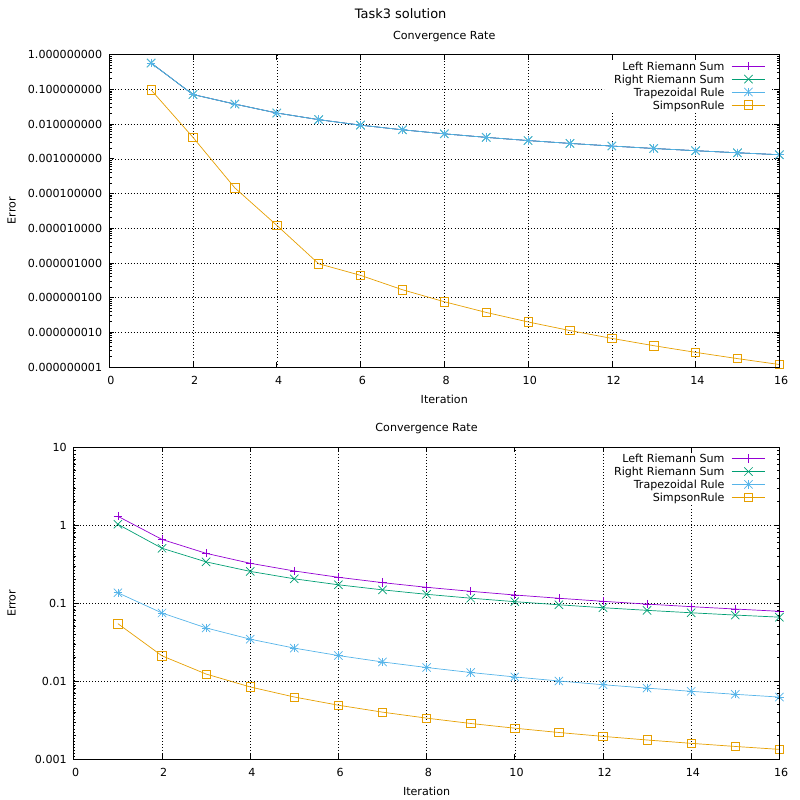

This chart was generated by the following gnuplot code:
#set terminal dumb #lol
#set terminal pdf size 8, 8
#set output 'convergenceRate.pdf'

set datafile separator ","

set multiplot layout 2, 1 title "Task3 solution" font ",14"

set grid

set title 'Convergence Rate'
set xlabel 'Iteration'
set ylabel 'Error' 

set logscale y

plot \
'f1.csv' u ($0+1):1 w lp title 'Left Riemann Sum',\
'f1.csv' u ($0+1):2 w lp title 'Right Riemann Sum',\
'f1.csv' u ($0+1):3 w lp title 'Trapezoidal Rule',\
'f1.csv' u ($0+1):4 w lp title 'SimpsonRule'

plot \
'f2.csv' u ($0+1):1 w lp title 'Left Riemann Sum',\
'f2.csv' u ($0+1):2 w lp title 'Right Riemann Sum',\
'f2.csv' u ($0+1):3 w lp title 'Trapezoidal Rule',\
'f2.csv' u ($0+1):4 w lp title 'SimpsonRule'

unset multiplot

#set terminal qt
#set output
#replot
	
